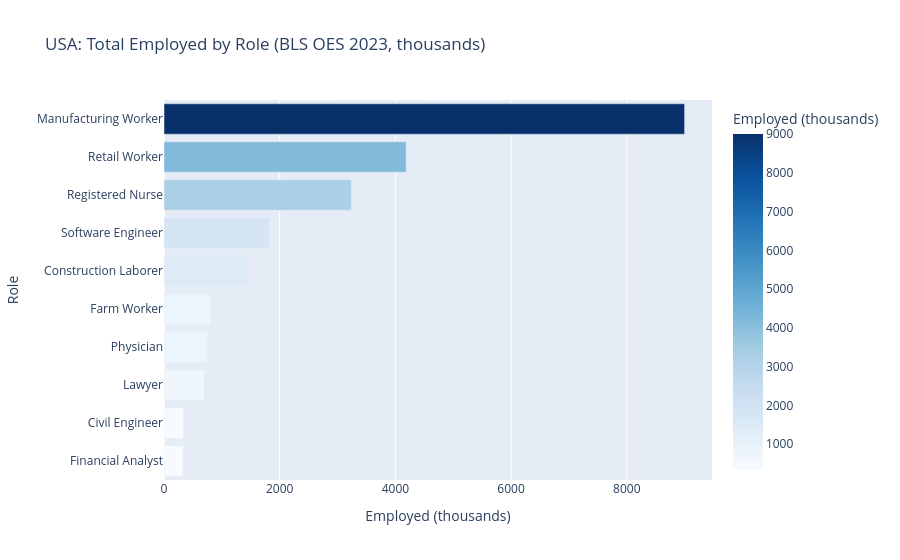

The code cell stored with this chart in its notebook:
### Code cell
fig = px.bar(
    vol, x='employed_thousands', y='role_label', orientation='h',
    color='employed_thousands', color_continuous_scale='Blues',
    title='USA: Total Employed by Role (BLS OES 2023, thousands)',
    labels={'employed_thousands': 'Employed (thousands)', 'role_label': 'Role'},
)
fig.show()

### Figure 1 — Plotly figure (JSON) as saved in the notebook; plotly's stock layout.template omitted (floating-point values rounded to 4 significant figures)
{"data": [{"hovertemplate": "Employed (thousands)=%{marker.color}<br>Role=%{y}<extra></extra>", "legendgroup": "", "marker": {"color": [333, 338, 698, 748, 800, 1434, 1825, 3238, 4186, 9000], "coloraxis": "coloraxis", "pattern": {"shape": ""}}, "name": "", "orientation": "h", "showlegend": false, "textposition": "auto", "type": "bar", "x": [333, 338, 698, 748, 800, 1434, 1825, 3238, 4186, 9000], "xaxis": "x", "y": ["Financial Analyst", "Civil Engineer", "Lawyer", "Physician", "Farm Worker", "Construction Laborer", "Software Engineer", "Registered Nurse", "Retail Worker", "Manufacturing Worker"], "yaxis": "y"}], "layout": {"barmode": "relative", "coloraxis": {"autocolorscale": false, "colorbar": {"title": {"text": "Employed (thousands)"}}, "colorscale": [[0.0, "rgb(247,251,255)"], [0.125, "rgb(222,235,247)"], [0.25, "rgb(198,219,239)"], [0.375, "rgb(158,202,225)"], [0.5, "rgb(107,174,214)"], [0.625, "rgb(66,146,198)"], [0.75, "rgb(33,113,181)"], [0.875, "rgb(8,81,156)"], [1.0, "rgb(8,48,107)"]]}, "legend": {"tracegroupgap": 0}, "title": {"text": "USA: Total Employed by Role (BLS OES 2023, thousands)"}, "xaxis": {"anchor": "y", "domain": [0.0, 1.0], "title": {"text": "Employed (thousands)"}}, "yaxis": {"anchor": "x", "domain": [0.0, 1.0], "title": {"text": "Role"}}}}
